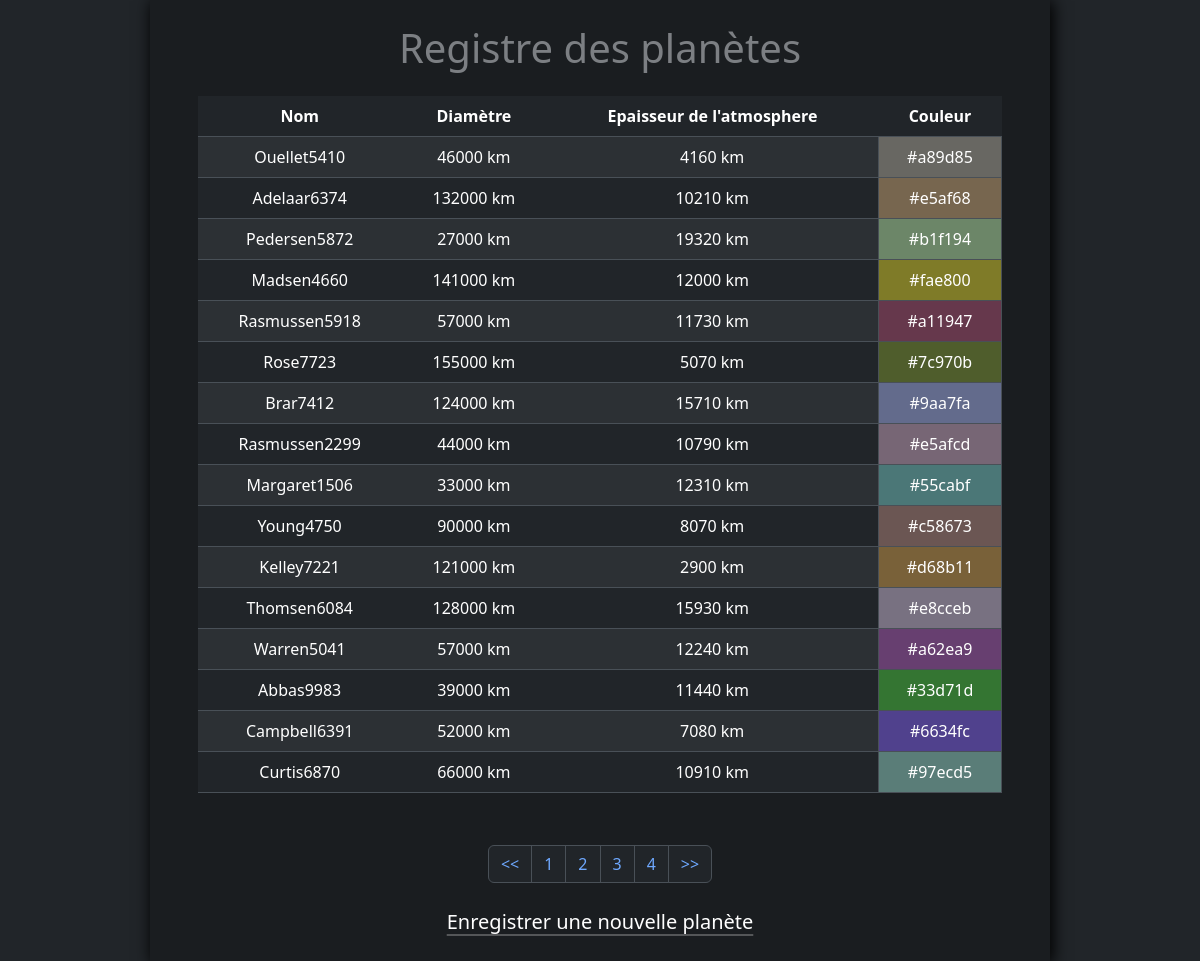
Page /liste.php?page=2 on the committed database.
### tables this page shows
CREATE TABLE `planet` (
  `planet_id` int NOT NULL,
  `planet_name` varchar(50) NOT NULL,
  `planet_diameter` int NOT NULL,
  `planet_color` varchar(7) NOT NULL,
  `planet_atmo` int NOT NULL
);

### liste.php (the view, shortened to what this page needs)
<!DOCTYPE html>
<html lang="en" data-bs-theme="dark">
<head>
    <link rel="stylesheet" href="https://cdn.jsdelivr.net/npm/bootstrap@5.3.3/dist/css/bootstrap.min.css"
>
    <link rel="stylesheet" href="style/style.css">
</head>
<body>
    <div class="col-xxl-6 col-md-9 col-12 mx-auto my-0 py-4 px-5 bg-dark-subtle ombre">
        <h1 class="text-center text-body-tertiary mb-4">
            Registre des planètes
        </h1>
        <table class="table table-striped text-center mb-5">
            <thead>
                <tr class="en-tete">
                    <th scope="col-1">Nom</th>
                    <th scope="col-1">Diamètre</th>
                    <th scope="col-1">Epaisseur de l'atmosphere</th>
                    <th scope="col-1">Couleur</th>
                </tr>
            </thead>
            <tbody>
                <?php
                $pdo = new PDO("mysql:host=localhost;dbname=planetarium", "root", "1234");
                if (isset($_GET["page"])) {
                    $page = $_GET["page"];
                } else {
                    header('Location: liste.php?page=1');
                };
                $sql_planet_count = "SELECT COUNT(*) AS total_planet FROM planet";
                $stmt_planet_count = $pdo->query($sql_planet_count);
                $planet_count = $stmt_planet_count->fetch(PDO::FETCH_ASSOC);
                $total = $planet_count['total_planet'];
                $limitPage = 16;
                $pageTotal = ceil($total / $limitPage);
                $offset = ($page * $limitPage) - $limitPage;
                $sql = "SELECT * FROM planet ORDER BY planet_id ASC LIMIT $offset, $limitPage";
                $stmt = $pdo->query($sql);
                $planets = $stmt->fetchAll(PDO::FETCH_ASSOC);
                foreach ($planets as $planet) {
                ?>
                    <tr class="bg-light-subtle">
                        <td><?= ucfirst($planet["planet_name"]) ?></td>
                        <td><?= $planet["planet_diameter"] ?> km</td>
                        <td><?= $planet["planet_atmo"] ?> km</td>
                        <td class="border" style="background-color: <?= $planet["planet_color"] ?>60;">
                            <?= $planet["planet_color"] ?>
                        </td>
                    </tr>
                <?php
                }
                ?>
            </tbody>
        </table>
        <nav class="pt-1 pb-2">
            <ul class="pagination justify-content-center">
                <li class='page-item'><a class='page-link' href='liste.php?page=1'>
                        << </a>
                </li>
                <?php
                for ($i = 1; $i <= $pageTotal; $i++) {
                    if ($i <= $page + 2 && $i >= $page - 2) {
                        echo "<li class='page-item'><a class='page-link' href='liste.php?page=$i'>$i</a></li>";
                    }
                }
                ?>
                <li class='page-item'><a class='page-link' href='liste.php?page=<?= $pageTotal ?>'>>></a></li>
            </ul>
        </nav>
        <p class="text-center m-0">
            <a href="index.php" class="link-body-emphasis link-offset-2 link-underline-opacity-25 link-underline-opacity-50-hover fs-5">
                Enregistrer une nouvelle planète
            </a>
        </p>
    </div>
</body>
</html>

### style/style.css (style rules this page uses)
body { background-image: url(./planets.jpg); background-position: center; background-size: cover; background-repeat: no-repeat; background-attachment: fixed; min-height: 100vh; }
.ombre { box-shadow: 2px 2px 15px 1px #000; }

### rows in the picture
planet: planet_name "Ouellet5410", planet_diameter "46000", planet_atmo "4160", planet_color "#a89d85"
planet: planet_name "Adelaar6374", planet_diameter "132000", planet_atmo "10210", planet_color "#e5af68"
planet: planet_name "Pedersen5872", planet_diameter "27000", planet_atmo "19320", planet_color "#b1f194"
planet: planet_name "Madsen4660", planet_diameter "141000", planet_atmo "12000", planet_color "#fae800"
planet: planet_name "Rasmussen5918", planet_diameter "57000", planet_atmo "11730", planet_color "#a11947"
planet: planet_name "Rose7723", planet_diameter "155000", planet_atmo "5070", planet_color "#7c970b"
planet: planet_name "Brar7412", planet_diameter "124000", planet_atmo "15710", planet_color "#9aa7fa"
planet: planet_name "Rasmussen2299", planet_diameter "44000", planet_atmo "10790", planet_color "#e5afcd"
planet: planet_name "Margaret1506", planet_diameter "33000", planet_atmo "12310", planet_color "#55cabf"
planet: planet_name "Young4750", planet_diameter "90000", planet_atmo "8070", planet_color "#c58673"
planet: planet_name "Kelley7221", planet_diameter "121000", planet_atmo "2900", planet_color "#d68b11"
planet: planet_name "Thomsen6084", planet_diameter "128000", planet_atmo "15930", planet_color "#e8cceb"
planet: planet_name "Warren5041", planet_diameter "57000", planet_atmo "12240", planet_color "#a62ea9"
planet: planet_name "Abbas9983", planet_diameter "39000", planet_atmo "11440", planet_color "#33d71d"
planet: planet_name "Campbell6391", planet_diameter "52000", planet_atmo "7080", planet_color "#6634fc"
planet: planet_name "Curtis6870", planet_diameter "66000", planet_atmo "10910", planet_color "#97ecd5"
